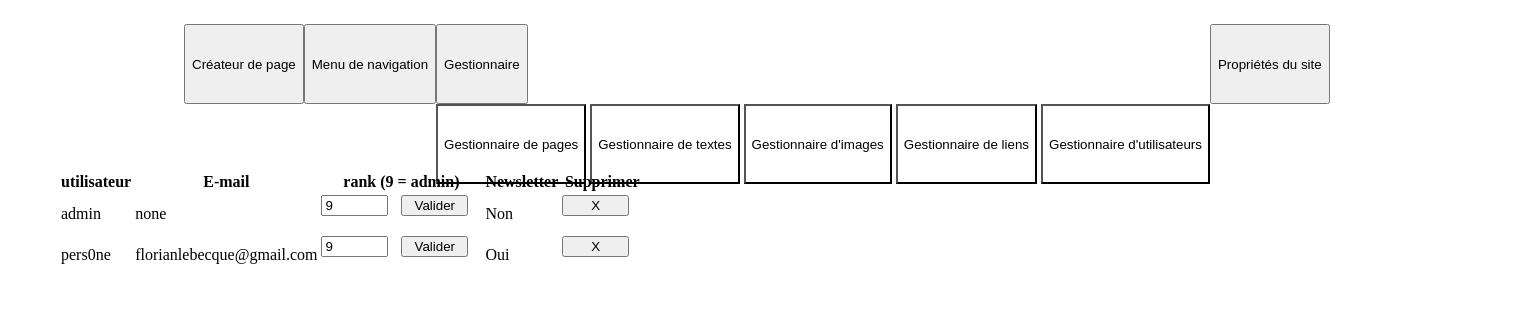
The app's page /editor/usermanager.php, older data.
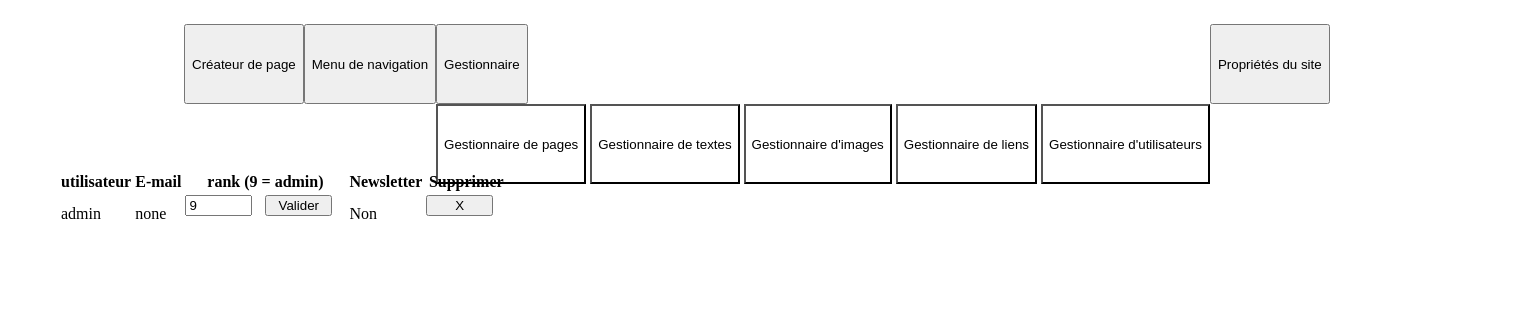
The same page, newer data.
### tables this page shows
CREATE TABLE IF NOT EXISTS `utilisateur` (
  `utilisateur` varchar(30) NOT NULL,
  `mdp` varchar(90) NOT NULL,
  `email` varchar(90) DEFAULT NULL,
  `rank` int(1) NOT NULL,
  `mail` int(1) NOT NULL,
  PRIMARY KEY (`utilisateur`),
  UNIQUE KEY `U_email` (`email`)
);

### editor/usermanager.php (the view, shortened to what this page needs)
<?php include("editor/php/EditorHeader.php") ?>
<div class="EditContainer">
    <div class="row Pageaff">
        <div class="col-md-12 webContener">
            <table class="table">
                <thead>
                    <tr>
                    <th scope="col">utilisateur</th>
                    <th scope="col">E-mail</th>
                    <th scope="col">rank (9 = admin)</th>
                    <th scope="col">Newsletter</th>
                    <th scope="col">Supprimer</th>
                    </tr>
                </thead>
                <tbody>
                    <?php
                        $req = "SELECT `utilisateur`,`email`, `rank`, `mail` FROM `utilisateur`";
                        $res = mysqli_query($BDD,$req);
                        while($user = mysqli_fetch_array($res,MYSQLI_ASSOC)){
                            echo "<tr>";
                            echo "<td>".$user["utilisateur"]."</td>";
                            echo "<td>".$user["email"]."</td>";
                            echo '<td><form method="post">';
                            echo '<input class="webLink EditBtn" type="number" name="UserRank"  min="0" max="9" value="'.$user["rank"].'">';
                            echo '<input class="webLink EditBtn" name="ChangeRank" type="submit" value="Valider">';
                            echo '</form></td>';
                            echo "<td>".TrueOrFalse($user["mail"])."</td>";
                            echo '<td><form method="post">';
                            echo '<input class="webLink EditBtn" name="Deluser" type="submit" value="X">';
                            echo "</form></td>";
                            echo "</tr>";
                        }
                    ?>
                </tbody>
            </table>
        </div>
    </div>
</div>
<?php
    function TrueOrFalse($test){
        if($test == 0){
            return "Non";
        }else{
            return "Oui";
        }
    }
?>

Row changes from the older to the newer data that the page shows:
removed utilisateur: utilisateur "pers0ne", email "florianlebecque@gmail.com", UserRank "9", mail "Oui"
